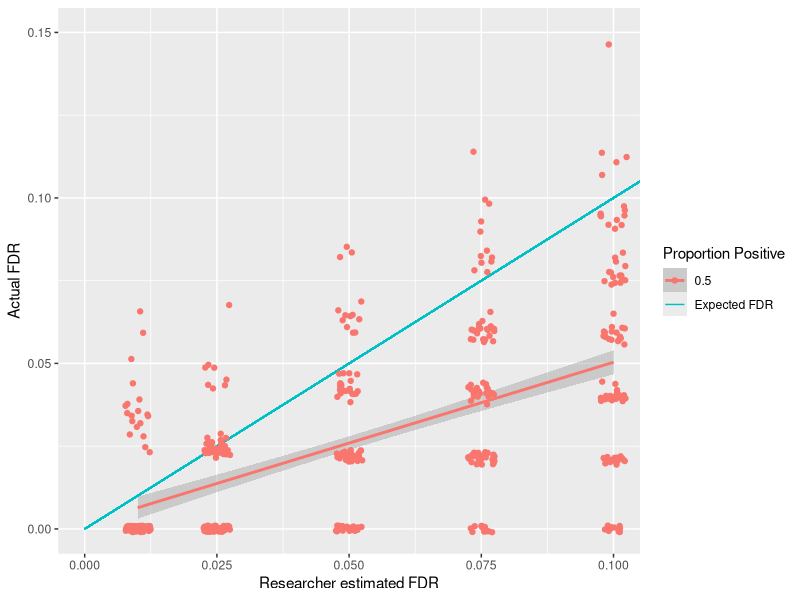

The R script that drew this image:
## ---- chunk 1
library(kableExtra)
bh_df <- data.frame(
  p     = c(.001,.01,.025,.041,.045,.06,.08,.1,.12,.3),
  rank  = 1:10,
  tests = 10,
  fdr   = .1
)
bh_df$alpha = (bh_df$rank/bh_df$tests) * bh_df$fdr
bh_df$sig   = bh_df$alpha > bh_df$p

bh_df %>% 
  kable(booktabs = T) %>%
  kable_styling() %>%
  row_spec(which(bh_df$alpha > bh_df$p), bold = T, color = "white", background = "blue")
## ---- chunk 2
options(scipen = 999)
library(tidyverse)

# calculate how many participants are needed
this_effect_size = 1
sim_pwr   = pwr::pwr.t.test(
  d = this_effect_size, 
  sig.level = .05, 
  power = .95, 
  type = "one.sample"
)
this_pp   = round(sim_pwr$n)
q_values = c(.01,.025,.05,.075,.1)
n_tests  = 100

# preparing data frame for all the simulations
fdr_sim_df <- data.frame(
  q = c(
    rep(q_values, each = n_tests)
  ),
  positive_prop = .5,
  pop_pos = NA,
  pop_neg = NA,
  samp_pos = NA,
  samp_neg = NA,
  fdr = NA
)

tests_per_sim = 100
  
for(i in 1:length(fdr_sim_df$q)){
  # prepare a data frame to compare positive and negatives within a sample compared to the population
  this_subset = data.frame(
    population = rep("",tests_per_sim),
    sample     = "",
    true_false = FALSE,
    p.value    = NA
  )
  
  this_pos_prop = fdr_sim_df$positive_prop[i]
  for(k in 1:tests_per_sim){
    # if the population is positive
    if(k/tests_per_sim <= this_pos_prop){
      this_subset$population[k] = "positive"
      this_t_test <- t.test(
        rnorm(
          this_pp, 
          mean = this_effect_size, 
          sd = 1
        ),
        mu = 0
      )
      this_subset$p.value[k] <- this_t_test$p.value
    }
    
    #if the population is negative
    if(k/tests_per_sim > this_pos_prop){
      this_subset$population[k] = "negative"
      this_subset$p.value[k] = runif(1,min = 0,max = 1)
    }
  }
  # sort the subset into appropriate ranks
  this_subset %>% 
    arrange(p.value) -> sorted_subset
  sorted_subset$rank = rank(sorted_subset$p.value)

  sorted_subset$alpha = (sorted_subset$rank/tests_per_sim) * fdr_sim_df$q[i]
  sorted_subset$sig   = sorted_subset$p.value < sorted_subset$alpha
  max_sig = max(sorted_subset$rank[sorted_subset$sig])
  sorted_subset$sample = "negative"
  sorted_subset$hb_sample = "negative"
  
  fdr_sim_df$bh_max_alpha[i] = sorted_subset$alpha[max_sig]
  
  if(max_sig >= 0){
    sorted_subset$sample[1:max_sig] = "positive"
    # false positives / (false positives + true positives)
    fdr_sim_df$fdr[i] = sum(sorted_subset$population == "negative" & sorted_subset$sample == "positive")/
      (
        sum(sorted_subset$population == "positive" & sorted_subset$sample == "positive") +
          sum(sorted_subset$population == "negative" & sorted_subset$sample == "positive")
      )
  } else {
    fdr_sim_df$fdr[i] = NA
    fdr_sim_df$fwer[i] = NA
  }
  
  ## Quality check
  fdr_sim_df$pop_pos[i] = sum(sorted_subset$population == "positive")
  fdr_sim_df$pop_neg[i] = sum(sorted_subset$population == "negative")
  fdr_sim_df$samp_pos[i] = sum(sorted_subset$sample == "positive")
  fdr_sim_df$samp_neg[i] = sum(sorted_subset$sample == "negative")
  
  fdr_sim_df$false_pos[i] = sum(sorted_subset$sample == "positive" &
                                  sorted_subset$population == "negative")
  fdr_sim_df$false_neg[i] = sum(sorted_subset$sample == "negative" &
                                  sorted_subset$population == "positive")
  fdr_sim_df$true_pos[i] = sum(sorted_subset$sample == "positive" & 
                                 sorted_subset$population == "positive")
  fdr_sim_df$true_neg[i] = sum(sorted_subset$sample == "negative" & 
                                 sorted_subset$population == "negative")
}
## ---- chunk 3
#| label: fig-fdrbh.
#| fig-cap: A simulation of FDR when using Benjamini-Hochberg procedure. The "Researcher estimated FDR" is the q-value that the researcher chooses.
# Maximise the code above to generate the required data
ggplot(fdr_sim_df, aes(x = q, y = fdr,color=as.factor(positive_prop))) + 
  geom_smooth(method = "lm", formula = "y ~ x") +
  xlab("Researcher estimated FDR") +
  ylab("Actual FDR") + 
  geom_segment(aes(x = 0, y = 0, xend = 1, yend = 1, color="Expected FDR")) +
  geom_jitter(width = .0025, height = 0.001) +
  coord_cartesian(
    xlim = (c(0,.1)),
    ylim = (c(0,.15))
  ) +
  labs(color="Proportion Positive")
